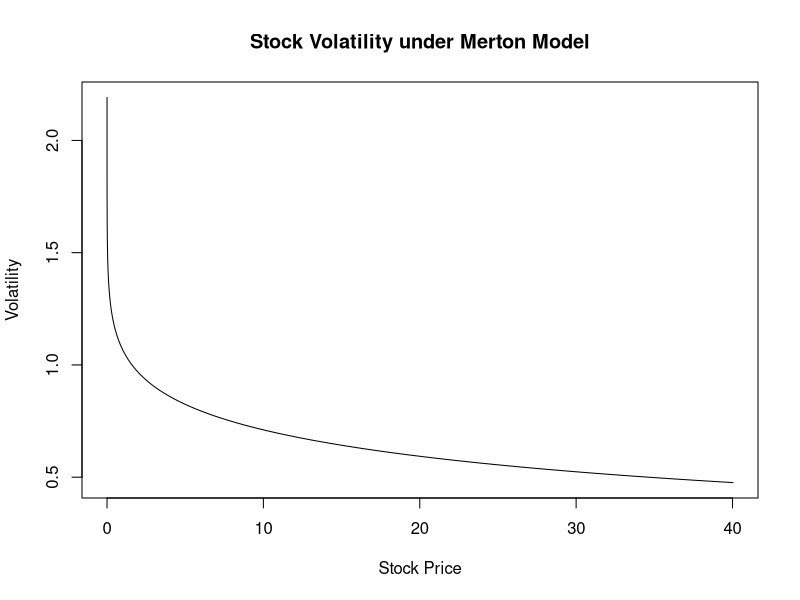
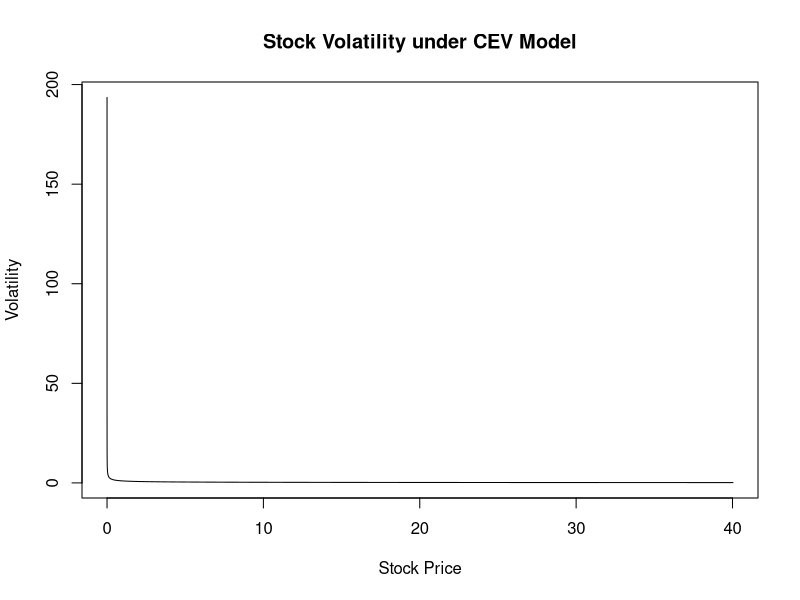
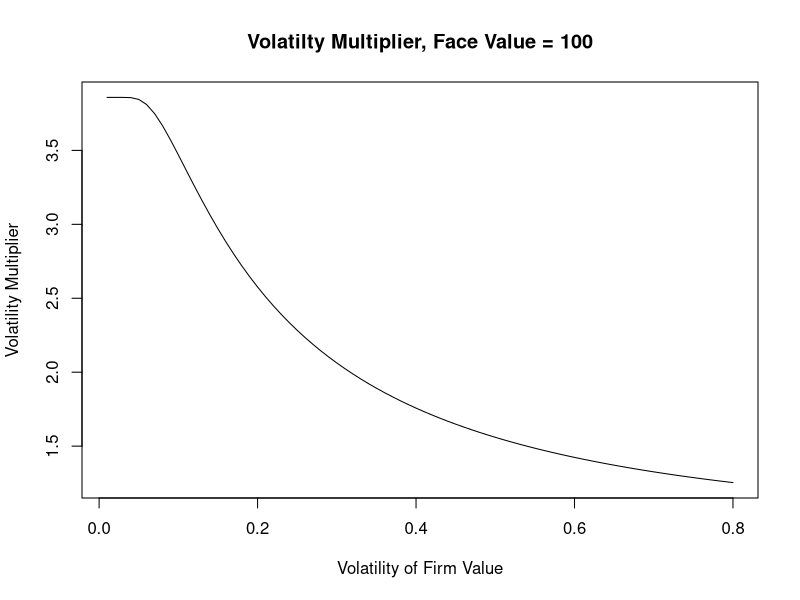
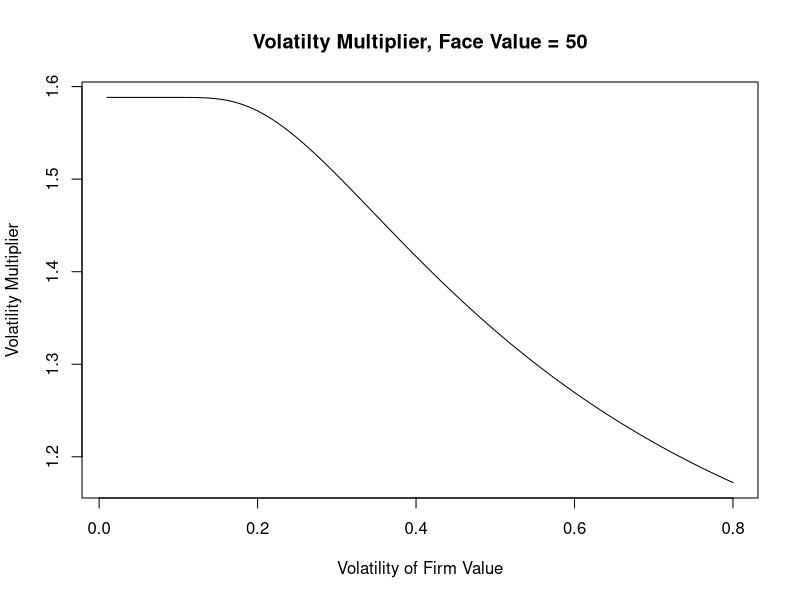

These charts were generated, in order, by the following R code:
library(plotrix)
setwd("/Users/wanbaep2/Desktop/FIN513/Homework/HW6")

# PROBLEM 2
problem2 = read.csv("problem2.csv")

plot(problem2$OPTION_PRICE, problem2$VOL, xlab = "Stock Price",
     ylab = "Volatility", type ='l',
     main = "Stock Volatility under Merton Model")

plot(problem2$OPTION_PRICE, problem2$CEVVOL, 
         xlab = "Stock Price",
     ylab = "Volatility", type = 'l',
     main = "Stock Volatility under CEV Model")

# PROBLEM 3
problem3 = read.csv("problem3.csv")

plot(problem3$VOL, problem3$MULT.100,
     xlab = "Volatility of Firm Value",
     ylab = "Volatility Multiplier",
     main = "Volatilty Multiplier, Face Value = 100",
     type = 'l')

plot(problem3$VOL, problem3$MULT.50,
     xlab = "Volatility of Firm Value",
     ylab = "Volatility Multiplier",
     main = "Volatilty Multiplier, Face Value = 50",
     type = 'l')
